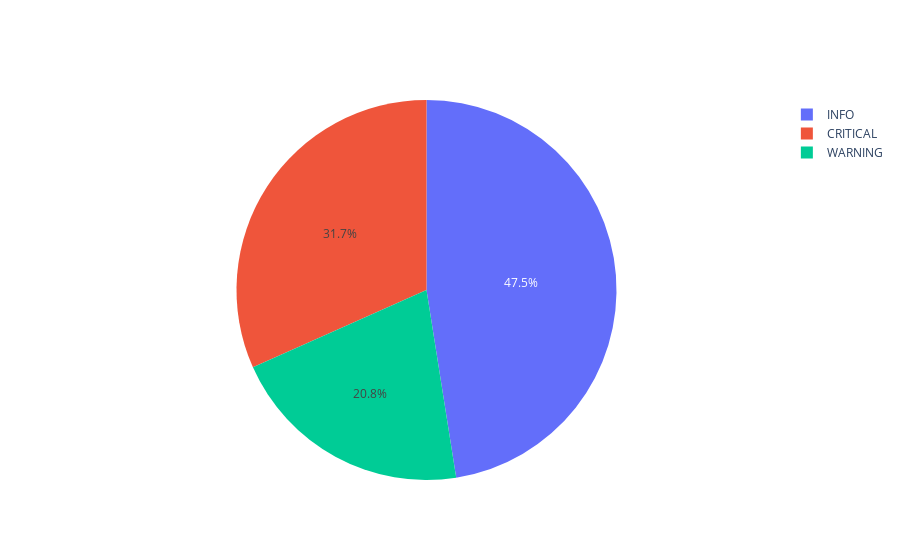

Notebook code cell kept with this figure:
### Code cell
## PIE REPARTITION FEATURES BY LABELS
dict_severity = dict((severity.value_counts()))
fig = go.Pie(values=list(dict_severity.values()), labels=list(dict_severity.keys()))
go.Figure(fig).show()

### Figure 1 — Plotly figure (JSON) as saved in the notebook; plotly's stock layout.template omitted (floating-point values rounded to 4 significant figures)
{"data": [{"labels": ["INFO", "CRITICAL", "WARNING"], "type": "pie", "values": [57, 38, 25]}], "layout": {}}
